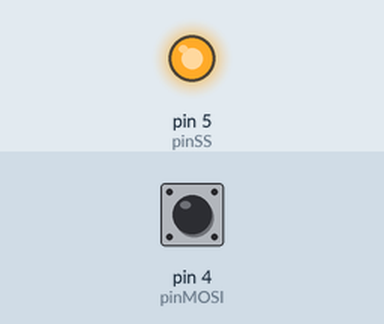
A sketch run on a simulated Arduino Uno, built with avr-gcc and run on an emulated ATmega328P. Shown: output pins drawn as LEDs (lit = HIGH). The test bench sets the inputs (shaded band); at power-on: pin 4 (pinMOSI) HIGH. Pins used as bus, display or sensor lines are not drawn; what the sketch prints to the serial monitor is not drawn.

Above: at 0.1 s.
Timing chart, 0 to 1.6 s (numbered marks = the images above):
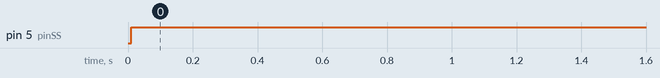

Measured:
- by itself, pin 5 (pinSS): LOW → HIGH at 0.01 s

The sketch:

spi_encoder.ino
```cpp
#include <Metro.h>
#include <MLX90316.h>

byte pinSS = 5;
byte pinSCK = 3;
byte pinMOSI = 4;

float angle;
unsigned long t;
int dir;
int counter;
float distance;
float prev_angle;
unsigned long t1;
unsigned long t2;
int prev_counter;
long change;
long v;

Metro mlxMetro = Metro(5);
MLX90316 mlx_1 = MLX90316();

void setup() {
  // put your setup code here, to run once:
  Serial.begin(115200);
  mlx_1.attach(pinSS,pinSCK, pinMOSI);
  Serial.println("SPI encoder reading");
  prev_counter = 0;
  distance = 0;
  v = 0;
}

void loop() {
  // put your main code here, to run repeatedly:
  if (mlxMetro.check() == 1)
  {
    prev_angle = mlx_1.readAngle()/10;
    t1 = millis()/1000;
    delay(500);
    angle = mlx_1.readAngle()/10;
    t2 = millis()/1000;
    t = t2 - t1;
//    Serial.println("Prev angle :");
//    Serial.println(prev_angle);
//    Serial.println("\n Current angle :");
//    Serial.println(angle);
    }
    if (270 <= prev_angle && prev_angle <=360 && 0< angle && angle<=90)
    {
      Serial.println("Inside first if");
      counter = prev_counter+1;
    }
    else if (0<prev_angle && prev_angle<=90 && 270<=angle && angle<=360)
    {
      Serial.println("Inside second if");
      counter = prev_counter-1;
    }
    change = (360*counter + angle)- (360*prev_counter + prev_angle);
    v = change / t;

//    Serial.println("Previous counter : ");
//    Serial.println(prev_counter);
//    Serial.println("Current Counter : ");
//    Serial.println(counter);
    distance = distance + (2*3.14*0.1 / 360) * change;
//    Serial.println(prev_angle);
//    Serial.println(angle);
    Serial.println("\n Distance : ");
    Serial.println(distance);
    Serial.println("Speed of encoder : ");
    Serial.println(v);
    prev_counter = counter;

  }
```

MLX90316.h
```cpp
/*
  MLX90316.cpp -  Library to use with Melexis MLX90316 rotary encoder chip.
  Created by Martin Nawrath KHM 2010.
	Remix by Patrick Bouffel to ajust to Datasheet - 2018-01-27
  Released into the public domain.
*/

#ifndef MLX90316_h
#define MLX90316_h

class MLX90316
{
  public:

		MLX90316();			// constructor
		void attach(byte pin1, byte pin2, byte pin3);	// attach

		int readAngle(); // read sensor angle value

  private:

		byte _pinSCK;
		byte _pinSS;
		byte _pinMOSI;

		void  _spiWByte(uint8_t  tx);
		uint8_t  _spiRByte();
};


#endif
```
